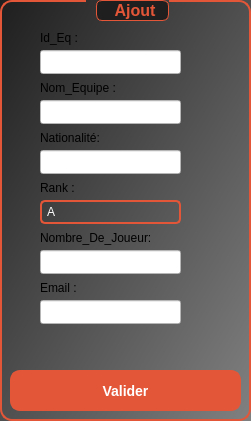
       <widget class="QGroupBox" name="groupBox36_2">
        <property name="geometry">
         <rect>
          <x>10</x>
          <y>0</y>
          <width>251</width>
          <height>421</height>
         </rect>
        </property>
        <property name="styleSheet">
         <string notr="true">QGroupBox {
    border: 2px solid #E45638;  /* Border color */
    border-radius: 12px;         /* Rounded corners */
    padding: 20px;               /* Padding inside the box */
    background: qlineargradient(x1: 0, y1: 0, x2: 1, y2: 1, stop: 0 #1f1f1f, stop: 1 #808080);  /* Gradient background */
    font-size: 16px;             /* Font size for the text */
    font-weight: bold;           /* Font weight */
    color: #ffffff;              /* Text color */
    box-shadow: 0 4px 10px rgba(0, 0, 0, 0.3);  /* Shadow effect */
    transition: all 0.5s ease-in-out;   /* Smooth transition for all properties */
    transform-origin: center;   /* Set the origin for transformation */
}

QGroupBox:hover {
    border: 2px solid #D14829;   /* Change border color on hover */
    background: qlineargradient(x1: 0, y1: 0, x2: 1, y2: 1, stop: 0 #D14829, stop: 1 #808080);  /* Change gradient on hover */
    box-shadow: 0 6px 20px rgba(0, 0, 0, 0.5);  /* Increase shadow on hover */
    transform: scale(1.05) rotate(5deg);  /* Slight scale and rotation animation */
    filter: brightness(1.1); /* Slightly brighten the background */
}

QGroupBox:pressed {
    background: qlineargradient(x1: 0, y1: 0, x2: 1, y2: 1, stop: 0 #B23A24, stop: 1 #808080);  /* Change background when pressed */
    box-shadow: 0 4px 10px rgba(0, 0, 0, 0.3);  /* Return to normal shadow */
    transform: scale(0.95);  /* Slight shrinking effect on press */
}

QGroupBox::title {
    subcontrol-origin: margin;
    subcontrol-position: top center;
    font-size: 18px;             /* Title font size */
    color: #E45638;              /* Title text color */
    margin-left: 10px;           /* Slight margin to the left */
    padding: 0 10px;             /* Padding around the title */
    background: #1f1f1f;         /* Background for the title */
    border-radius: 6px;          /* Rounded title background */
    border: 1px solid #E45638;   /* Border color for the title */
    padding-left: 15px;          /* Padding for title text */
    transition: background-color 0.3s ease, border 0.3s ease, color 0.3s ease; /* Smooth transition for title */
}

QGroupBox::title:hover {
    background: #D14829;         /* Title background change on hover */
    border: 1px solid #D14829;    /* Title border color on hover */
    color: white;                /* Title text color on hover */
    transform: translateY(-5px); /* Title moves up a bit on hover */
}

QGroupBox::title:pressed {
    background: #B23A24;         /* Title background change on press */
    border: 1px solid #B23A24;    /* Title border color on press */
    color: white;                /* Title text color on press */
    transform: translateY(5px);  /* Title moves down a bit on press */
}

QGroupBox:hover {
    border: 2px solid #D14829;   /* Hover border color */
    box-shadow: 0 0 15px #D14829; /* Glowing shadow effect */
    transform: scale(1.05) rotate(5deg);  /* Scaling and rotating on hover */
    filter: brightness(1.1); /* Slightly brighten */
}</string>
        </property>
        <property name="title">
         <string>Ajout</string>
        </property>
        <widget class="QLineEdit" name="id_3">
         <property name="geometry">
          <rect>
           <x>40</x>
           <y>50</y>
           <width>141</width>
           <height>24</height>
          </rect>
         </property>
         <property name="styleSheet">
          <string notr="true">background-color: rgb(255, 255, 255);</string>
         </property>
         <property name="text">
          <string/>
         </property>
        </widget>
        <widget class="QLabel" name="label_81">
         <property name="geometry">
          <rect>
           <x>40</x>
           <y>30</y>
           <width>91</width>
           <height>16</height>
          </rect>
         </property>
         <property name="styleSheet">
          <string notr="true">background-color: transparent;
font: 700 9pt &quot;Microsoft YaHei UI&quot;;</string>
         </property>
         <property name="text">
          <string>Id_Eq :</string>
         </property>
        </widget>
        <widget class="QLabel" name="label_101">
         <property name="geometry">
          <rect>
           <x>40</x>
           <y>80</y>
           <width>91</width>
           <height>16</height>
          </rect>
         </property>
         <property name="styleSheet">
          <string notr="true">background-color: transparent;
font: 700 9pt &quot;Microsoft YaHei UI&quot;;</string>
         </property>
         <property name="text">
          <string>Nom_Equipe :</string>
         </property>
        </widget>
        <widget class="QLabel" name="label_111">
         <property name="geometry">
          <rect>
           <x>40</x>
           <y>180</y>
           <width>51</width>
           <height>16</height>
          </rect>
         </property>
         <property name="styleSheet">
          <string notr="true">background-color: transparent;
font: 700 9pt &quot;Microsoft YaHei UI&quot;;</string>
         </property>
         <property name="text">
          <string>Rank :</string>
         </property>
        </widget>
        <widget class="QLabel" name="label_121">
         <property name="geometry">
          <rect>
           <x>40</x>
           <y>230</y>
           <width>121</width>
           <height>16</height>
          </rect>
         </property>
         <property name="styleSheet">
          <string notr="true">background-color: transparent;
font: 700 9pt &quot;Microsoft YaHei UI&quot;;</string>
         </property>
         <property name="text">
          <string>Nombre_De_Joueur:</string>
         </property>
        </widget>
        <widget class="QLabel" name="label_131">
         <property name="geometry">
          <rect>
           <x>40</x>
           <y>130</y>
           <width>121</width>
           <height>16</height>
          </rect>
         </property>
         <property name="styleSheet">
          <string notr="true">background-color: transparent;
font: 700 9pt &quot;Microsoft YaHei UI&quot;;</string>
         </property>
         <property name="text">
          <string>Nationalité:</string>
         </property>
        </widget>
        <widget class="QLabel" name="label_141">
         <property name="geometry">
          <rect>
           <x>40</x>
           <y>280</y>
           <width>49</width>
           <height>16</height>
          </rect>
         </property>
         <property name="styleSheet">
          <string notr="true">background-color: transparent;
font: 700 9pt &quot;Microsoft YaHei UI&quot;;</string>
         </property>
         <property name="text">
          <string>Email :</string>
         </property>
        </widget>
        <widget class="QPushButton" name="Valider_3">
         <property name="geometry">
          <rect>
           <x>10</x>
           <y>370</y>
           <width>231</width>
           <height>41</height>
          </rect>
         </property>
         <property name="styleSheet">
          <string notr="true">QPushButton {
    background-color: #E45638;        /* Button background color */
    color: white;                     /* Text color */
    border: 2px solid #E45638;        /* Border color */
    border-radius: 10px;              /* Rounded corners */
    padding: 12px 24px;               /* Padding for the button */
    font-size: 14px;                  /* Smaller font size */
    font-weight: bold;                /* Font weight */
    text-align: center;               /* Text alignment */
    transition: all 0.3s ease-in-out;  /* Smooth transition for all properties */
    box-shadow: 0 4px 12px rgba(0, 0, 0, 0.2);  /* Initial shadow */
}

QPushButton:hover {
    background-color: #D14829;        /* Background color when hovered */
    border: 2px solid #D14829;        /* Border color when hovered */
    color: white;                     /* Text color when hovered */
    cursor: pointer;                 /* Cursor becomes pointer */
    transform: scale(1.1);            /* Slightly scale the button */
    box-shadow: 0 6px 20px rgba(0, 0, 0, 0.3);  /* Increase shadow on hover */
    filter: brightness(1.2);          /* Brighten the button */
}

QPushButton:pressed {
    background-color: #B23A24;        /* Background color when pressed */
    border: 2px solid #B23A24;        /* Border color when pressed */
    color: white;                     /* Text color when pressed */
    transform: scale(0.95);           /* Slight shrinking effect */
    box-shadow: 0 4px 8px rgba(0, 0, 0, 0.15);  /* Decrease shadow on press */
}

QPushButton:disabled {
    background-color: #e0e0e0;        /* Background color when disabled */
    color: #b0b0b0;                   /* Text color when disabled */
    border: 2px solid #e0e0e0;        /* Border color when disabled */
    cursor: not-allowed;              /* Cursor when disabled */
    box-shadow: none;                 /* No shadow when disabled */
}

QPushButton::icon {
    padding-left: 8px;                /* Icon padding */
    padding-right: 8px;               /* Icon padding */
}

QPushButton::hover {
    background-color: #D14829;        /* Background color on hover */
    color: white;                     /* Text color on hover */
    border: 2px solid #D14829;        /* Border color on hover */
    transform: scale(1.1);            /* Scaling on hover */
    box-shadow: 0 6px 20px rgba(0, 0, 0, 0.3);  /* Glowing effect on hover */
}
</string>
         </property>
         <property name="text">
          <string>Valider</string>
         </property>
        </widget>
        <widget class="QLineEdit" name="nom_3">
         <property name="geometry">
          <rect>
           <x>40</x>
           <y>100</y>
           <width>141</width>
           <height>24</height>
          </rect>
         </property>
         <property name="styleSheet">
          <string notr="true">background-color: rgb(255, 255, 255);</string>
         </property>
         <property name="text">
          <string/>
         </property>
        </widget>
        <widget class="QLineEdit" name="nombre_3">
         <property name="geometry">
          <rect>
           <x>40</x>
           <y>250</y>
           <width>141</width>
           <height>24</height>
          </rect>
         </property>
         <property name="styleSheet">
          <string notr="true">background-color: rgb(255, 255, 255);</string>
         </property>
         <property name="text">
          <string/>
         </property>
        </widget>
        <widget class="QLineEdit" name="Email_3">
         <property name="geometry">
          <rect>
           <x>40</x>
           <y>300</y>
           <width>141</width>
           <height>24</height>
          </rect>
         </property>
         <property name="styleSheet">
          <string notr="true">background-color: rgb(255, 255, 255);</string>
         </property>
         <property name="text">
          <string/>
         </property>
        </widget>
        <widget class="QComboBox" name="rank_3">
         <property name="geometry">
          <rect>
           <x>40</x>
           <y>200</y>
           <width>141</width>
           <height>24</height>
          </rect>
         </property>
         <property name="styleSheet">
          <string notr="true">QComboBox {
    color: rgb(255, 255, 255);
    background-color: transparent;
    border: 2px solid #E45638;
    border-radius: 5px;
    padding: 5px;
    selection-background-color: #E45638;
}

/* Dropdown button */
QComboBox::drop-down {
    border: none;
    width: 20px;
    background: transparent;
}

/* Arrow inside the dropdown button (uses default Qt arrow) */
QComboBox::down-arrow {
    width: 10px;
    height: 10px;
}

/* Hover effect */
QComboBox:hover {
    border-color: #FF6A4D; /* Lighter shade on hover */
}

/* When focused (clicked) */
QComboBox:focus {
    border-color: #FF3C1F;
}

/* The dropdown menu */
QComboBox QAbstractItemView {
    background-color: #1E1E1E; /* Dark background */
    border: 1px solid #E45638;
    selection-background-color: #E45638;
    color: rgb(255, 255, 255);
    outline: none;
}
</string>
         </property>
         <item>
          <property name="text">
           <string>A</string>
          </property>
         </item>
         <item>
          <property name="text">
           <string>B</string>
          </property>
         </item>
         <item>
          <property name="text">
           <string>S</string>
          </property>
         </item>
         <item>
          <property name="text">
           <string>E</string>
          </property>
         </item>
        </widget>
        <widget class="QLineEdit" name="nationalite_7">
         <property name="geometry">
          <rect>
           <x>40</x>
           <y>150</y>
           <width>141</width>
           <height>24</height>
          </rect>
         </property>
         <property name="styleSheet">
          <string notr="true">background-color: rgb(255, 255, 255);</string>
         </property>
         <property name="text">
          <string/>
         </property>
        </widget>
       </widget>
